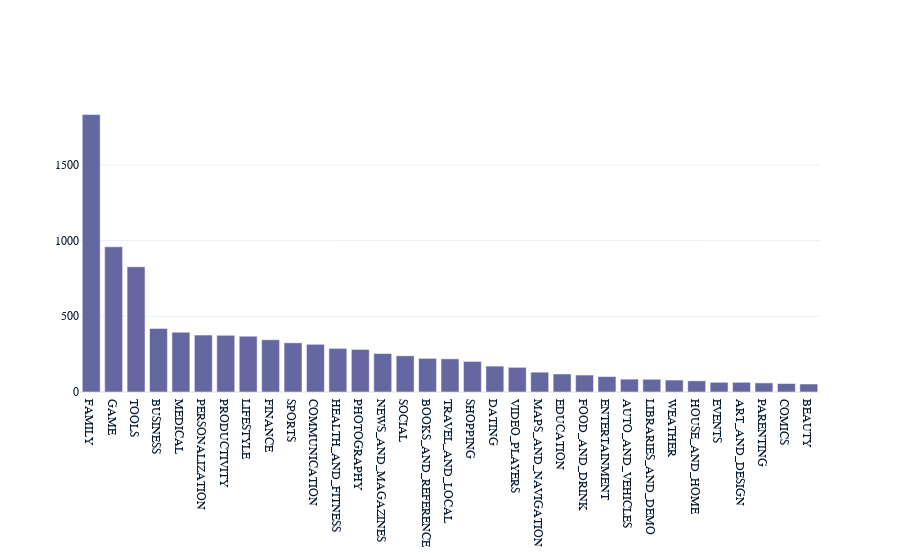

The code cell stored with this chart in its notebook:
### Markdown cell above
## 4. Exploring app categories
<p>With more than 1 billion active users in 190 countries around the world, Google Play continues to be an important distribution platform to build a global audience. For businesses to get their apps in front of users, it's important to make them more quickly and easily discoverable on Google Play. To improve the overall search experience, Google has introduced the concept of grouping apps into categories.</p>
<p>This brings us to the following questions:</p>
<ul>
<li>Which category has the highest share of (active) apps in the market? </li>
<li>Is any specific category dominating the market?</li>
<li>Which categories have the fewest number of apps?</li>
</ul>
<p>We will see that there are <code>33</code> unique app categories present in our dataset. <em>Family</em> and <em>Game</em> apps have the highest market prevalence. Interestingly, <em>Tools</em>, <em>Business</em> and <em>Medical</em> apps are also at the top.</p>

### Code cell
import plotly
plotly.offline.init_notebook_mode(connected=True)
import plotly.graph_objs as go

# Print the total number of unique categories
num_categories = len(apps['Category'].unique())
print('Number of categories = ', num_categories)

# Count the number of apps in each 'Category'. 
num_apps_in_category = apps['Category'].value_counts()

# Sort num_apps_in_category in descending order based on the count of apps in each category
sorted_num_apps_in_category = num_apps_in_category.sort_values(ascending=False)

data = [go.Bar(
        x = num_apps_in_category.index, # index = category name
        y = num_apps_in_category.values, # value = count
)]

plotly.offline.iplot(data)

### Figure 1 — Plotly figure (JSON) as saved in the notebook; plotly's stock layout.template omitted (floating-point values rounded to 4 significant figures)
{"data": [{"x": ["FAMILY", "GAME", "TOOLS", "BUSINESS", "MEDICAL", "PERSONALIZATION", "PRODUCTIVITY", "LIFESTYLE", "FINANCE", "SPORTS", "COMMUNICATION", "HEALTH_AND_FITNESS", "PHOTOGRAPHY", "NEWS_AND_MAGAZINES", "SOCIAL", "BOOKS_AND_REFERENCE", "TRAVEL_AND_LOCAL", "SHOPPING", "DATING", "VIDEO_PLAYERS", "MAPS_AND_NAVIGATION", "EDUCATION", "FOOD_AND_DRINK", "ENTERTAINMENT", "AUTO_AND_VEHICLES", "LIBRARIES_AND_DEMO", "WEATHER", "HOUSE_AND_HOME", "EVENTS", "ART_AND_DESIGN", "PARENTING", "COMICS", "BEAUTY"], "y": [1832, 959, 827, 420, 395, 376, 374, 369, 345, 325, 315, 288, 281, 254, 239, 222, 219, 202, 171, 163, 131, 119, 112, 102, 85, 84, 79, 74, 64, 64, 60, 56, 53], "type": "bar"}], "layout": {}}
